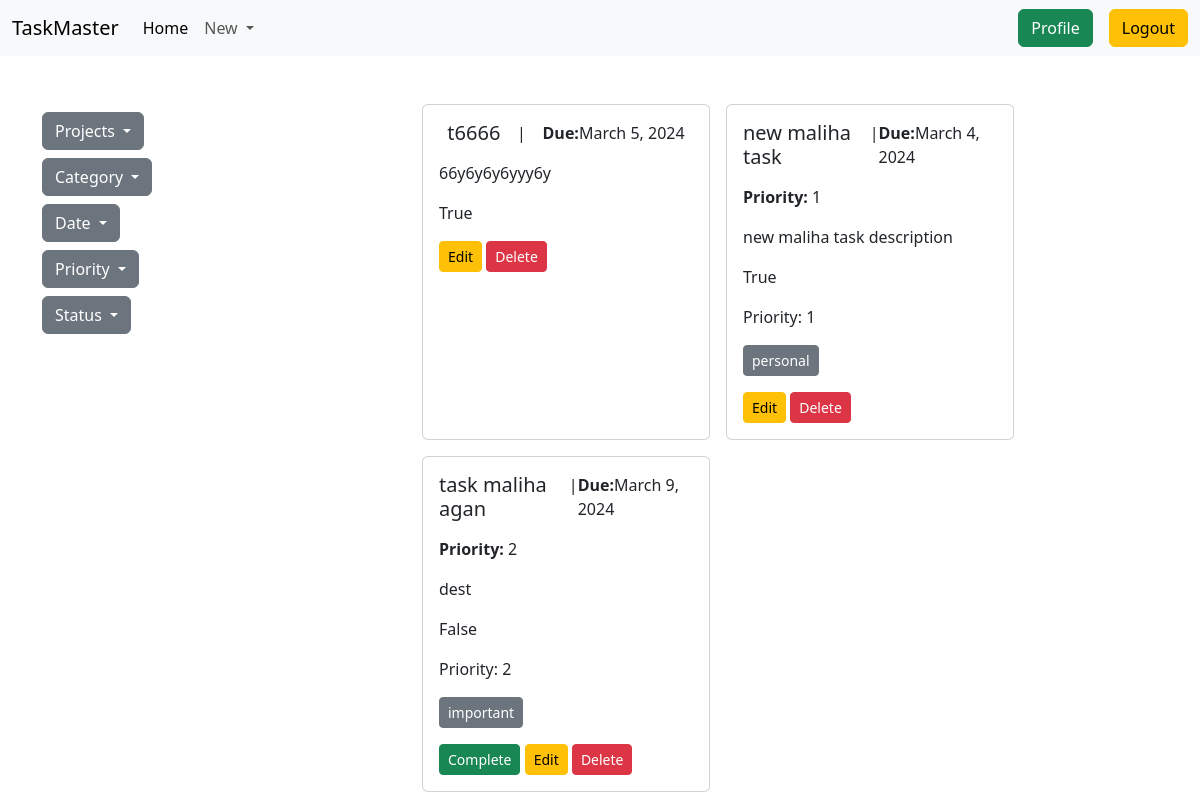
/account/home/ (signed in), run on the app's committed database.
### task/models.py (models this page shows, shortened)
class Task(models.Model):
    title = models.CharField(max_length=100)
    description = models.TextField(blank=True)
    due_date = models.DateField()
    status = models.BooleanField()
    priority = models.CharField(
        max_length=2, choices=priority_levels, blank=True, null=True)
    user = models.ForeignKey(
        UserAccount, related_name='account', on_delete=models.CASCADE)
    project = models.ForeignKey(
        Project, on_delete=models.CASCADE, related_name='tasks', blank=True, null=True)
    category = models.ManyToManyField(
        Category, blank=True, related_name='tasks')

class Category(models.Model):
    name = models.CharField(max_length=50)
    def __str__(self):
        return f'{self.name}'

### account/views.py (the view)
# urls.py: path('home/', Home.as_view(), name='home'),
class Home(LoginRequiredMixin, ListView):
    model = Task
    template_name = 'home.html'
    context_object_name = 'tasks'
    def get_context_data(self, **kwargs):
        context = super().get_context_data(**kwargs)
        context["tasks"] = Task.objects.filter(user=self.request.user.account)
        context["projects"] = Project.objects.filter(account=self.request.user.account)
        context["categories"] = Category.objects.all
        return context

### project/models.py (called while the page is built)
    def __str__(self):
        return f'{self.title}'

### templates/home.html (shortened to what this page needs)
{% extends 'base.html' %}
{% block content %}
<div class="container mt-5">
  <div class="row">
    <div class="col-4">
      <div class="dropdown my-2">
        <button class="btn btn-secondary dropdown-toggle" type="button" data-bs-toggle="dropdown" aria-expanded="false">
          Projects
        </button>
      </div>
      <div class="dropdown my-2">
        <button class="btn btn-secondary dropdown-toggle" type="button" data-bs-toggle="dropdown" aria-expanded="false">
          Category
        </button>
      </div>
      <div class="dropdown my-2">
        <button class="btn btn-secondary dropdown-toggle" type="button" data-bs-toggle="dropdown" aria-expanded="false">
          Date
        </button>
      </div>
      <div class="dropdown my-2">
        <button class="btn btn-secondary dropdown-toggle" type="button" data-bs-toggle="dropdown" aria-expanded="false">
          Priority
        </button>
      </div>
      {% include 'status_filter.html' %}
    </div>
    <div class="col-8 d-flex gap-3 flex-wrap">
     {% if not tasks %}
     <div class="d-flex flex-column">
      <h2>No tasks</h2>
      <a class="btn btn-primary" href="{% url 'add_task' %}">Add?</a>
     </div>
     {% else %}
      {% for task in tasks %}
    <div class="card" style="width: 18rem;">
      <div class="card-body">
        <div class="d-flex justify-content-around">
        <h5 class="card-title">{{task.title}}</h5>
        |
        <p><b>Due:</b>{{task.due_date}}</p>
        </div>
        {%if task.priority %}
        <p><b>Priority:</b> {{task.priority}}</p>
        {% endif %}
        <p class="card-text">{{task.description}}</p>
        <p>{{task.status}}</p>
        {% include 'task_buttons.html' %}
      </div>
    </div>
{% endfor %}
{% endif %}
    </div>
  </div>
</div>
{% endblock content %}

### templates/base.html (shortened to what this page needs)
<!DOCTYPE html>
<html lang="en">
  <head>
    <link
      href="https://cdn.jsdelivr.net/npm/bootstrap@5.3.3/dist/css/bootstrap.min.css"
      rel="stylesheet"
    />
  </head>
  <body>
    {% include 'navbar.html' %}
      {% block content %}
      {% endblock content%}
  </body>
</html>

### templates/navbar.html (shortened to what this page needs)
<nav class="navbar navbar-expand-lg bg-body-tertiary">
    <div class="container-fluid">
      <a class="navbar-brand" href="/">TaskMaster</a>
      <div class="collapse navbar-collapse" id="navbarSupportedContent">
        <ul class="navbar-nav me-auto mb-2 mb-lg-0">
          <li class="nav-item">
            <a class="nav-link active" aria-current="page" href="{% url 'home' %}">Home</a>
          </li>
          <li class="nav-item dropdown">
            <a class="nav-link dropdown-toggle" href="#" role="button" data-bs-toggle="dropdown" aria-expanded="false">
              New
            </a>
          </li>
        </ul>
        <div class="d-flex">
        {% if user.is_authenticated %}
        <a class="btn btn-success mx-3" href="{% url 'profile' %}">Profile</a>
        <form action="{% url 'logout' %}" method="POST">
          <button class="btn btn-warning" type="submit">Logout</button>
        </form>
        {% else %}
        <a class="btn btn-warning mx-3" href="{% url 'register' %}">Register</a>
        <a class="btn btn-success" href="{% url 'login' %}">Login</a>
        {% endif %}
        </div>
      </div>
    </div>
  </nav>

### templates/status_filter.html (shortened to what this page needs)
<div class="dropdown my-2">
    <button class="btn btn-secondary dropdown-toggle" type="button" data-bs-toggle="dropdown" aria-expanded="false">
      Status
    </button>
  </div>

### templates/task_buttons.html
{% if task.priority %}
<p>Priority: {{task.priority}}</p>
{% endif %}
<div class="d-flex gap-2">
    {% for cat in task.category.all %}
    <p class="btn btn-secondary btn-sm">{{cat}}</p>
    {% endfor %}
</div>
{% if not task.status %}
<a href="{% url 'edit_status' task.id %}" class="btn btn-success btn-sm">Complete</a>
{% endif %}
<a href="{% url 'edit_task' task.id %}" class="btn btn-warning btn-sm">Edit</a>
<a href="{% url 'delete_task' task.id %}" class="btn btn-danger btn-sm">Delete</a>

### data on the page
Task: title "t6666", due_date "March 5, 2024", description "66y6y6y6yyy6y", status "True"
Task: title "new maliha task", due_date "March 4, 2024", priority "1", description "new maliha task description", status "True"
Category: name "personal"
Task: title "task maliha agan", due_date "March 9, 2024", priority "2", description "dest", status "False", shows "Complete"
Category: name "important"
